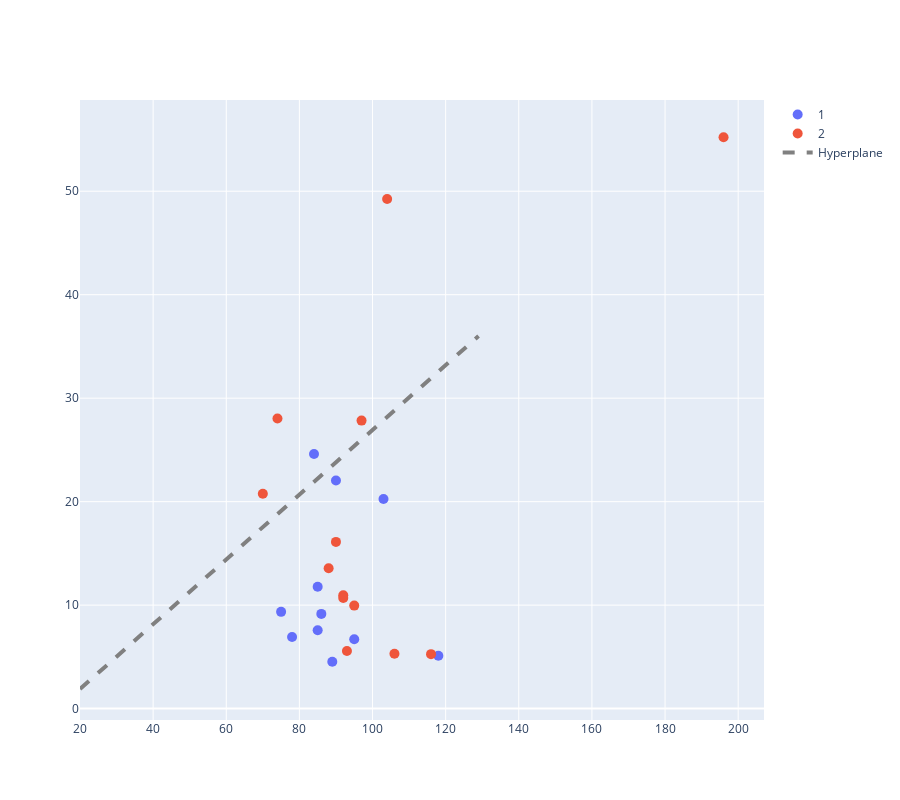

Here is the notebook cell this chart was saved with:
### Code cell
me1=(X[indx_1,:].T-mu1)@(X[indx_1,:].T-mu1).T
me2=(X[indx_2,:].T-mu2)@(X[indx_2,:].T-mu2).T

mew = me1 + me2
mew_inv = np.linalg.inv(mew)
w = mew_inv@(mu1 - mu2)

b=-0.5*(w.T@mu1+w.T@mu2)

fig=go.Figure()
fig.add_trace(go.Scatter(x=X[indx_1,0],y=X[indx_1,1],mode='markers',name='1'))
fig.add_trace(go.Scatter(x=X[indx_2,0],y=X[indx_2,1],mode='markers',name='2'))
fig.update_traces(marker=dict(size=10))

x1=np.arange(20,130,1)

x2=-(w[0,0]/w[1,0])*x1-b/w[1,0]
fig.add_trace(go.Scatter(x=x1,y=x2.flatten(),
                         mode='lines', line=dict(dash='dash',color="gray",width=4),name='Hyperplane'))
fig.update_layout(
    autosize=False,
    width=900,
    height=800)
fig.show()

yptr=np.ones(np.shape(y))

dx=(w.T@X.T + b).flatten()
yptr[dx<0]=2


TPTr=np.shape(np.where((y[indx_1]==yptr[indx_1]))[0])[0]
TNTr=np.shape(np.where((y[indx_2]==yptr[indx_2]))[0])[0]
FPTr=np.shape(np.where((y[indx_2]!=yptr[indx_2]))[0])[0]
FNTr=np.shape(np.where((y[indx_1]!=yptr[indx_1]))[0])[0]


SSTr=TPTr/(TPTr+FNTr)
SPTr=TNTr/(TNTr+FPTr)
PRTr=TPTr/(TPTr+FPTr)
F1ScoreTr=2*(PRTr*SSTr)/(PRTr+SSTr)
ACTr=(TNTr+TPTr)/(TPTr+TNTr+FPTr+FNTr)

print("-----------Training----------------")
print("Sensitivity(%)="+str(SSTr*100))
print("Specificity(%)="+str(SPTr*100))
print("Precision(%)="+str(PRTr*100))
print("F1Score(%)="+str(F1ScoreTr*100))
print("Accuracy(%)="+str(ACTr*100))

### Figure 1 — Plotly figure (JSON) as saved in the notebook; plotly's stock layout.template omitted (floating-point values rounded to 4 significant figures)
{"data": [{"marker": {"size": 10}, "mode": "markers", "name": "1", "type": "scatter", "x": [90, 75, 84, 85, 103, 118, 95, 86, 78, 89, 85], "y": [22.04, 9.35, 24.6, 7.577, 20.25, 5.104, 6.702, 9.154, 6.92, 4.53, 11.77]}, {"marker": {"size": 10}, "mode": "markers", "name": "2", "type": "scatter", "x": [92, 97, 88, 104, 92, 95, 116, 70, 106, 90, 196, 93, 74], "y": [10.96, 27.83, 13.56, 49.24, 10.7, 9.954, 5.263, 20.77, 5.31, 16.11, 55.22, 5.571, 28.03]}, {"line": {"color": "gray", "dash": "dash", "width": 4}, "mode": "lines", "name": "Hyperplane", "type": "scatter", "x": [20, 21, 22, 23, 24, 25, 26, 27, 28, 29, 30, 31, 32, 33, 34, 35, 36, 37, 38, 39, 40, 41, 42, 43, 44, 45, 46, 47, 48, 49, 50, 51, 52, 53, 54, 55, 56, 57, 58, 59, 60, 61, 62, 63, 64, 65, 66, 67, 68, 69, 70, 71, 72, 73, 74, 75, 76, 77, 78, 79, 80, 81, 82, 83, 84, 85, 86, 87, 88, 89, 90, 91, 92, 93, 94, 95, 96, 97, 98, 99, 100, 101, 102, 103, 104, 105, 106, 107, 108, 109, 110, 111, 112, 113, 114, 115, 116, 117, 118, 119, 120, 121, 122, 123, 124, 125, 126, 127, 128, 129], "y": [1.896, 2.209, 2.522, 2.835, 3.148, 3.461, 3.773, 4.086, 4.399, 4.712, 5.025, 5.338, 5.651, 5.964, 6.277, 6.59, 6.903, 7.216, 7.529, 7.842, 8.155, 8.468, 8.781, 9.094, 9.407, 9.72, 10.03, 10.35, 10.66, 10.97, 11.28, 11.6, 11.91, 12.22, 12.54, 12.85, 13.16, 13.48, 13.79, 14.1, 14.41, 14.73, 15.04, 15.35, 15.67, 15.98, 16.29, 16.61, 16.92, 17.23, 17.54, 17.86, 18.17, 18.48, 18.8, 19.11, 19.42, 19.73, 20.05, 20.36, 20.67, 20.99, 21.3, 21.61, 21.93, 22.24, 22.55, 22.86, 23.18, 23.49, 23.8, 24.12, 24.43, 24.74, 25.06, 25.37, 25.68, 25.99, 26.31, 26.62, 26.93, 27.25, 27.56, 27.87, 28.18, 28.5, 28.81, 29.12, 29.44, 29.75, 30.06, 30.38, 30.69, 31.0, 31.31, 31.63, 31.94, 32.25, 32.57, 32.88, 33.19, 33.51, 33.82, 34.13, 34.44, 34.76, 35.07, 35.38, 35.7, 36.01]}], "layout": {"autosize": false, "height": 800, "width": 900}}
